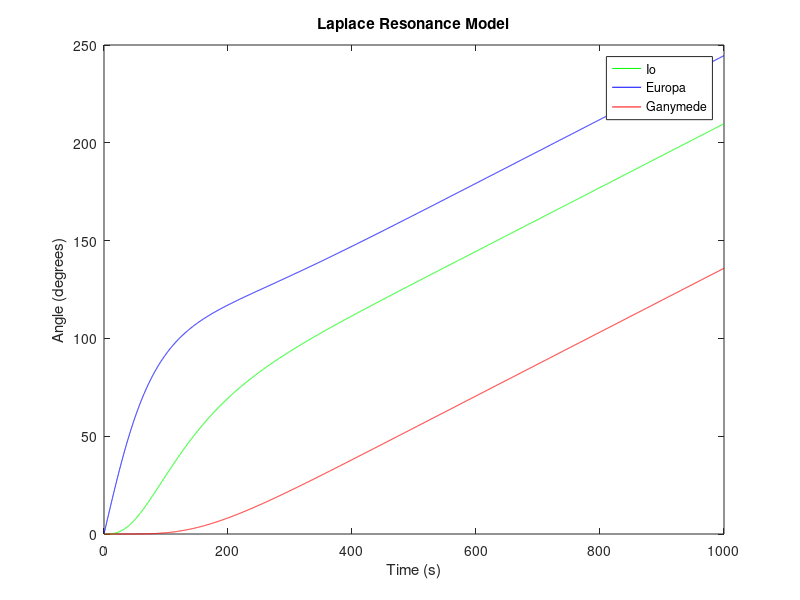

Write MATLAB code to recreate this figure.
% Diogo de Macedo

% Define initial conditions
t = 0:0.1:1000;
a = [421700, 671100, 1070400]; % semi-major axes in meters
e = [0.004, 0.009, 0.001]; % eccentricities
m = [8.93e22, 4.8e22, 1.48e23]; % masses in kg
G = 6.674e-11; % gravitational constant

% Calculate orbital periods and angular frequencies
P = 2*pi*sqrt(a.^3./(G*(m(1)+m(2)+m(3))));
omega = 2*pi./P;

% Define initial angles
theta = [0, 0, 0];

% Define function to calculate derivatives of theta (i am using ode45)
dtheta_dt = @(t,theta) omega - [1, -2, 1].*omega.*cos([theta(1)-theta(2), theta(2)-theta(3), theta(1)-theta(3)]);

% Integrate the equations of motion
[t,theta] = ode45(dtheta_dt, t, theta);

% Convert angles to degrees
theta = rad2deg(theta);

% Plot the results
figure;
plot(t,theta(:,1),'g-',t,theta(:,2),'b-',t,theta(:,3),'r-');
xlabel('Time (s)');
ylabel('Angle (degrees)');
legend('Io','Europa','Ganymede');
title('Laplace Resonance Model');
